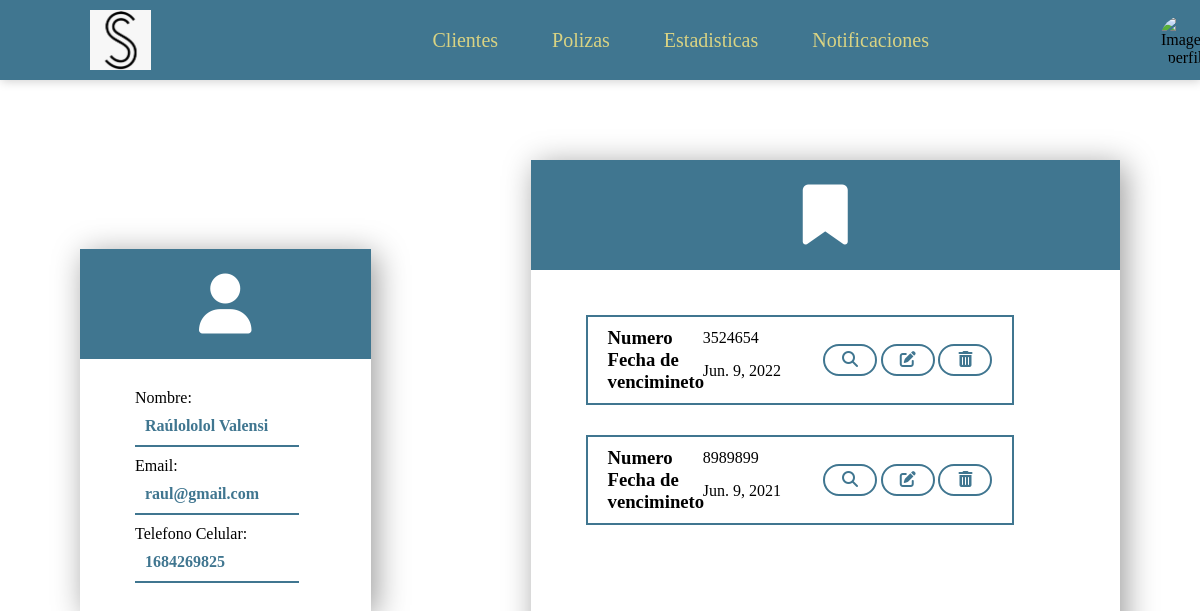
Page /clientes/3/ on the committed database.
### Clientes/models.py (models this page shows, shortened)
class Cliente (models.Model):
    nombre = models.CharField(max_length=30)
    ap_paterno = models.CharField(max_length=30)
    ap_materno = models.CharField(max_length=30)
    fecha_nacimiento = models.DateField(null=True, blank=True)
    email = models.EmailField(null=True, blank=True, default="")
    num_celular = models.CharField(max_length=10)
    num_fijo = models.CharField(max_length=10, null=True, blank=True, default="")
    codigo_postal = models.CharField(max_length=5, null=True, blank=True, default="")
    colonia = models.CharField(max_length=30)
    direccion = models.CharField(max_length=30)
    rfc = models.CharField(max_length=30, null=True, blank=True, default="")
    fecha_registro = models.DateField()
    agente = models.ForeignKey(Agente, on_delete=models.CASCADE)
    status = models.ForeignKey(Status, on_delete=models.CASCADE)

class Poliza (models.Model):
    num_poliza = models.CharField(max_length=30)
    deducible = models.CharField(max_length=30)
    fecha_inicio = models.DateField()
    fecha_termino = models.DateField()
    tipo_poliza = models.ForeignKey(Tipos_Poliza, on_delete=models.CASCADE)
    periodo_pago = models.ForeignKey(Periodos_Pago, on_delete=models.CASCADE)
    cliente = models.ForeignKey(Cliente, on_delete=models.CASCADE)
    status = models.ForeignKey(Status, on_delete=models.CASCADE)

### Clientes/views.py (the view)
# urls.py: path('<int:id_cliente>/',views.detalle,name='detalle'),
def detalle(request, id_cliente):
    cliente = Cliente.objects.get(pk=id_cliente)
    polizas = Poliza.objects.filter(cliente = id_cliente)
    context ={
        'cliente':cliente,
        'poliza':polizas
        }
    return render(request, 'detalle.html', context)

### Clientes/templates/detalle.html (shortened to what this page needs)
{%extends "header.html"%}
{% block content %}
	<section class=" aling-general">
		<div class="container">
			<div class="content1">
				<i class="fas fa-user"></i>
			</div>
			<div class="content4">
				<p class="text">Nombre:</p>
				<p class="date-text"><strong> {{cliente.nombre}} {{cliente.ap_paterno}}</strong></p>
				<p class="text">Email:</p>
				<p class="date-text"><strong>{{cliente.email}}</strong></p>
				<p class="text">Telefono Celular:</p>
				<p class="date-text"><strong>{{cliente.num_celular}}</strong></p>
				<br />
			</div>
		</div>
		<div class="container2">
			<div class="content1">
				<i class="fas fa-bookmark"></i>
			</div>
			<div class="content4 nocontent">
                <div class="body-general">
					<div class="body">
						{% for polizas in poliza%}
						<div class="content">
							<div class="data">
								<div class="data-section">
									<h3>Numero</h3>
									<p>{{polizas.num_poliza}}</p>
								</div>
								<div class="data-section">
									<h3>Fecha de vencimineto</h3>
									<p>{{polizas.fecha_termino}}</p>
								</div>
							</div>
							<a href="{% url 'Clientes:vista_poliza' polizas.id %}"><i class="fas fa-search"></i></a>
							<a href="{% url 'Clientes:editar_poliza' polizas.id %}"><i class="fas fa-edit"></i></a>
							<a href="{% url 'Clientes:eliminar_poliza' polizas.id %}"><i class="fas fa-trash-alt"></i></a>
						</div>
						{% endfor%}
					</div>
				</div>
			</div>
		</div>
	</section>
    {% endblock %}

### Clientes/static/style3.css (style rules this page uses)
* { margin: 0; padding: 0; box-sizing: border-box; }
.container { width: 350px; margin: 80px; display: flex; justify-content: center; align-items: center; flex-direction: column; box-shadow: 5px 5px 30px rgba(0,0,0,.4); }
.container2 { width: 710px; margin: 80px; display: flex; flex-wrap: wrap; box-shadow: 5px 5px 30px rgba(0,0,0,.4); }
.container .content1 i, .container2 .content1 i { width: 200px; margin: 5px; font-size: 60px; text-align: center; color: #FFF; transition: 1s ease-in-out; }
.container .text, .container2 .text { width: 80%; text-align: left; }
.container .date-text { width: 80%; color: #407690; border-bottom: 2px solid #407690; margin-bottom: 10px; padding: 10px; }
.content1 { width: 100%; text-align: center; background: #407690; padding: 20px; }
.content4 { width: 100%; padding: 30px 30px 0 55px; }
.aling-general { width: 100%; height: 100%; display: flex; align-items: center; justify-content: center; margin: auto; }
.body-general { width: 85%; min-height: 400px; display: flex; justify-content: space-between; }
.body-general .body { width: 100%; display: flex; flex-direction: column; }
.body-general .body .content { width: 100%; display: flex; align-items: center; justify-content: space-between; border: 2px solid #407690; padding: 10px 20px; margin: 15px 0; transition: .5s ease-in-out; }
.body-general .body .content .data { width: 55%; }
.body-general .body .content .data .data-section { width: 100%; display: flex; align-items: center; justify-content: space-between; }
.body-general .body .content .data h3 { width: 45%; }
.body-general .body .content .data p { width: 55%; }
.body-general .body .content a { width: 14%; text-align: center; border: 2px solid #407690; border-radius: 50px; padding: 5px 0; text-decoration: none; color: #407690; transition: .5s ease-in-out; }

### rows in the picture
Cliente: nombre "Raúlololol", ap_paterno "Valensi", email "raul@gmail.com", num_celular "1684269825"
Poliza: num_poliza "3524654", fecha_termino "Jun. 9, 2022"
Poliza: num_poliza "8989899", fecha_termino "Jun. 9, 2021"
